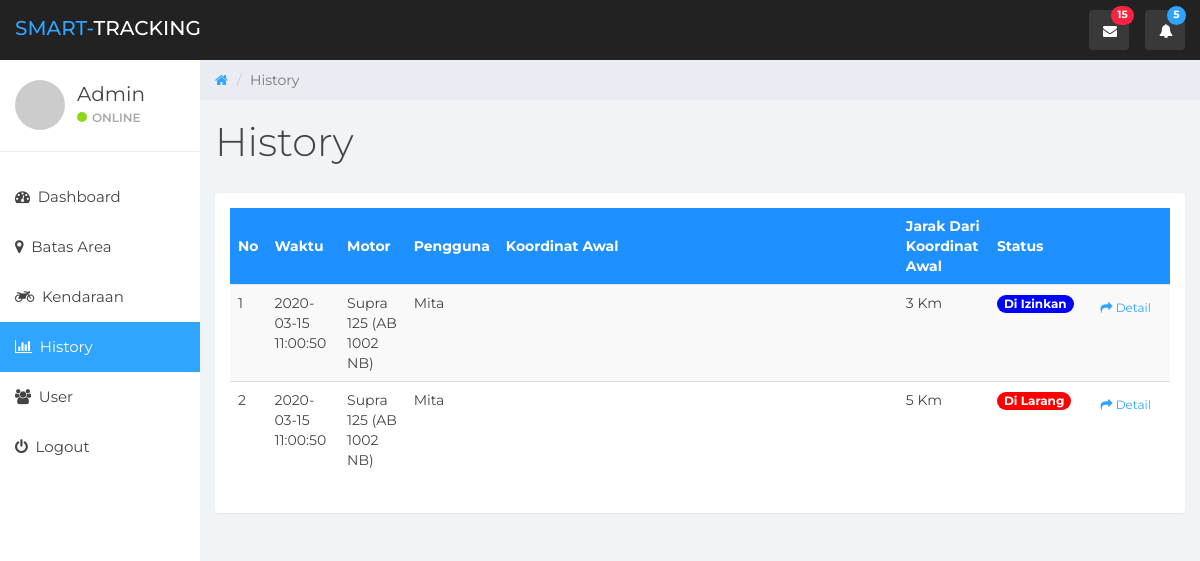
/history.php (signed in), run on an earlier commit of the app's database.
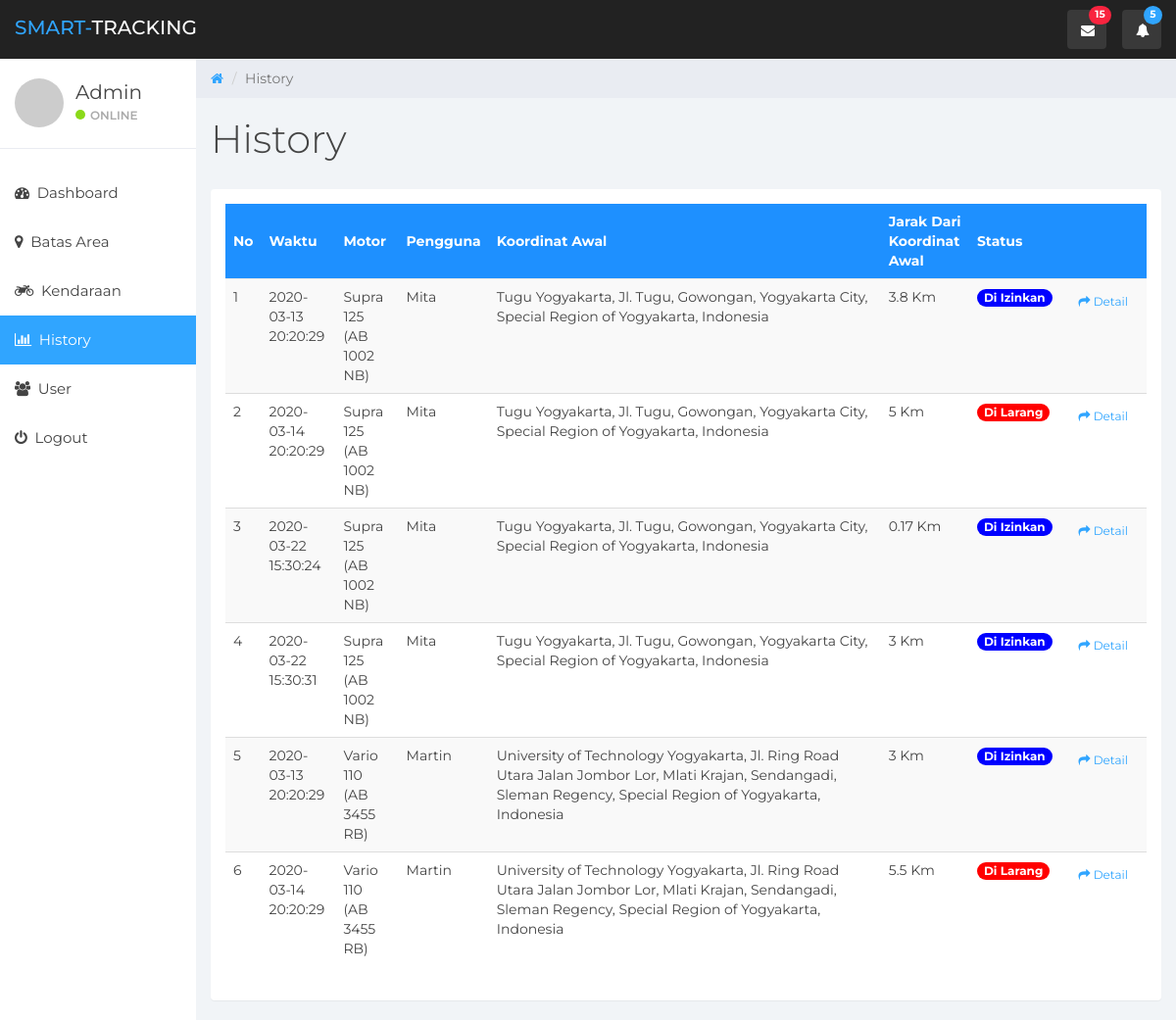
And on a later commit of the database.
### tables this page shows
CREATE TABLE `kendaraan` (
  `id` int(11) NOT NULL AUTO_INCREMENT,
  `merk` varchar(20) DEFAULT NULL,
  `plat_nomor` varchar(10) DEFAULT NULL,
  `pengguna` varchar(30) DEFAULT NULL,
  PRIMARY KEY (`id`)
);

CREATE TABLE `riwayat` (
  `id` int(11) NOT NULL AUTO_INCREMENT,
  `waktu` timestamp NULL DEFAULT current_timestamp(),
  `id_lokasi` int(11) DEFAULT NULL,
  `latitude_now` varchar(20) DEFAULT NULL,
  `longitude_now` varchar(20) DEFAULT NULL,
  `jarak_now` double DEFAULT NULL,
  `status` enum('Di Izinkan','Di Larang') DEFAULT NULL,
  PRIMARY KEY (`id`),
  KEY `id_lokasi` (`id_lokasi`),
  CONSTRAINT `riwayat_ibfk_1` FOREIGN KEY (`id_lokasi`) REFERENCES `lokasi` (`id`)
);

CREATE TABLE `lokasi` (
  `id` int(11) NOT NULL AUTO_INCREMENT,
  `id_kendaraan` int(11) NOT NULL,
  `nama_lokasi` varchar(200) DEFAULT NULL,
  `latitude` varchar(20) DEFAULT NULL,
  `longitude` varchar(20) DEFAULT NULL,
  `batas` double DEFAULT NULL,
  PRIMARY KEY (`id`),
  KEY `lokasi_ibfk_1` (`id_kendaraan`),
  CONSTRAINT `lokasi_ibfk_1` FOREIGN KEY (`id_kendaraan`) REFERENCES `kendaraan` (`id`) ON DELETE CASCADE ON UPDATE CASCADE
);

### config/dbconfig.php (called while the page is built, shortened)
<?php
class Dbconfig
{
	public function __construct()
	{
		$this->conn = new mysqli(DB_HOST, DB_USER, DB_PASS,DB_NAME);
	}
}

### config/dao.php (called while the page is built, shortened)
<?php
include_once 'dbconfig.php';
class Dao
{
	var $link;
	public function __construct()
	{
			$this->link = new Dbconfig();
		}
		public function viewHistory()
		{
			$query = "SELECT `riwayat`.*, merk,plat_nomor,pengguna,latitude, longitude, nama_lokasi, batas FROM `kendaraan`,`lokasi`,`riwayat` WHERE `lokasi`.id_kendaraan = `kendaraan`.id AND `lokasi`.id = `riwayat`.id_lokasi";
			return mysqli_query($this->link->conn, $query);
		}
	}
	?>

### history.php (the view, shortened to what this page needs)
<!DOCTYPE html>
<html>
<?php include_once 'template/head.php'; ?>
<body>
	<?php include_once 'template/nav.php'; ?>
	<?php include_once 'template/sidebar.php'; ?>
	<div class="col-sm-9 col-sm-offset-3 col-lg-10 col-lg-offset-2 main">
		<div class="row">
			<ol class="breadcrumb">
				<li><a href="index">
					<em class="fa fa-home"></em>
				</a></li>
				<li class="active">History</li>
			</ol>
		</div>
		<div class="row">
			<div class="col-lg-12">
				<h1 class="page-header">History</h1>
				<div class="panel">
					<div class="panel-body container-fluid">
						<table class="table table-striped">
							<thead style="background-color: #1E90FF; color:white;" class="text-center">
								<th><center>No</center></th>
								<th>Waktu</th>
								<th>Motor</th>
								<th>Pengguna</th>
								<th width="400px">Koordinat Awal</th>
								<th>Jarak Dari<br>Koordinat Awal</th>
								<th>Status</th>
								<th></th>
							</thead>
							<tbody>
								<?php
								include_once 'config/dao.php';
								$dao = new Dao();
								$result = $dao->viewHistory();
								$no = 1;
								foreach ($result as $value) { ?>
									<tr>
										<td><?php echo $no; $no++; ?></td>
										<td><?php echo $value['waktu'] ?></td>
										<td><?php echo $value['merk'].' ('.$value['plat_nomor'].')' ?></td>
										<td><?php echo $value['pengguna'] ?></td>
										<td><?php echo $value['nama_lokasi'] ?></td>
										<td><?php echo $value['jarak_now'].' Km' ?></td>
										<?php if ($value['status'] == 'Di Izinkan'): ?>
											<td><span class="badge" style="background-color: blue;"><?php echo $value['status'] ?></span></td>
										<?php endif ?>
										<?php if ($value['status'] == 'Di Larang'): ?>
											<td><span class="badge" style="background-color: red;color:white;"><?php echo $value['status'] ?></span></td>
										<?php endif ?>
										<td><center><a href="detail-history?id=<?=$value['id']?>"><button class="btn btn-link btn-sm"><em class="fa fa-mail-forward">&nbsp;</em>Detail</button></a></center></td>
									</tr>
								<?php } ?>
							</tbody>
						</table>
					</div>
				</div>
			</div>
		</div>
	</div>
</body>
</html>

### template/head.php (shortened to what this page needs)
<head>
	<link href="css/bootstrap.min.css" rel="stylesheet">
	<link href="css/font-awesome.min.css" rel="stylesheet">
	<link href="css/datepicker3.css" rel="stylesheet">
	<link href="css/styles.css" rel="stylesheet">
</head>

### template/nav.php (shortened to what this page needs)
<nav class="navbar navbar-custom navbar-fixed-top" role="navigation">
	<div class="container-fluid">
		<div class="navbar-header">
				<a class="navbar-brand" href="#"><span>Lumino</span>Admin</a>
				<ul class="nav navbar-top-links navbar-right">
					<li class="dropdown"><a class="dropdown-toggle count-info" data-toggle="dropdown" href="#">
						<em class="fa fa-envelope"></em><span class="label label-danger">15</span>
					</a>
				</li>
				<li class="dropdown"><a class="dropdown-toggle count-info" data-toggle="dropdown" href="#">
					<em class="fa fa-bell"></em><span class="label label-info">5</span>
				</a>
						</li>
					</ul>
				</div>
			</div>
		</nav>

### template/sidebar.php (shortened to what this page needs)
<nav class="navbar navbar-custom navbar-fixed-top" role="navigation">
		<div class="container-fluid">
			<div class="navbar-header">
				<a class="navbar-brand" href="#"><span>SMART-</span>TRACKING</a>
				<ul class="nav navbar-top-links navbar-right">
					<li class="dropdown"><a class="dropdown-toggle count-info" data-toggle="dropdown" href="#">
						<em class="fa fa-envelope"></em><span class="label label-danger">15</span>
					</a>
					</li>
					<li class="dropdown"><a class="dropdown-toggle count-info" data-toggle="dropdown" href="#">
						<em class="fa fa-bell"></em><span class="label label-info">5</span>
					</a>
					</li>
				</ul>
			</div>
		</div>
	</nav>
	<div id="sidebar-collapse" class="col-sm-3 col-lg-2 sidebar">
		<div class="profile-sidebar">
			<div class="profile-userpic">
				<img src="http://placehold.it/50/30a5ff/fff" class="img-responsive" alt="">
			</div>
			<div class="profile-usertitle">
				<div class="profile-usertitle-name">Admin</div>
				<div class="profile-usertitle-status"><span class="indicator label-success"></span>Online</div>
			</div>
		</div>
		<ul class="nav menu">
			<li id="menu-dashboard"><a href="index"><em class="fa fa-dashboard">&nbsp;</em> Dashboard</a></li>
			<li id="menu-maps"><a href="maps"><em class="fa fa-map-marker">&nbsp;</em> Batas Area</a></li>
			<li id="menu-alat"><a href="kendaraan"><em class="fa fa-motorcycle">&nbsp;</em> Kendaraan</a></li>
			<li id="menu-history"><a href="history"><em class="fa fa-bar-chart">&nbsp;</em> History</a></li>
			<li id="menu-user"><a href="user"><em class="fa fa-users">&nbsp;</em> User</a></li>
			<li><a href="logout"><em class="fa fa-power-off">&nbsp;</em> Logout</a></li>
		</ul>
	</div>

### css/styles.css (style rules this page uses)
body { background: #f1f4f7; padding-top: 60px; font-size: 14px; color: #444444; font-family: "Montserrat", "Helvetica Neue", Helvetica, Arial, sans-serif; }
a, a:hover, a:focus { color: #30a5ff; }
h1, h2, h3, h4, h5, h6 { color: #444444; }
h1 { font-weight: 300; font-size: 40px; }
.navbar-custom { background: #222; height: 60px; }
.navbar-header .navbar-brand { color: #fff; font-size: 20px; text-transform: uppercase; font-weight: 500; height: 60px; padding-top: 18px; }
.navbar-header .navbar-brand span { color: #30a5ff; }
.dropdown { background: rgba(255, 255, 255, 0.1); float: left; margin: 10px 8px; padding: 0px; border-radius: 4px; }
.dropdown a.dropdown-toggle { color: #fff; height: 40px; width: 40px; padding-top: 11px; padding-left: 9px; }
.dropdown .label { top: -4px; left: 22px; padding-top: 4px; padding-bottom: 4px; position: absolute; border-radius: 9999px; }
.navbar-top-links li:last-child { margin-right: 15px; }
.dropdown em { margin: 0 5px; }
.btn-link, .page-link, .text-primary { color: #30a5ff !important; }
.label-success { background-color: #8ad919; }
.label-info { background-color: #30a5ff; }
.label-danger { background-color: #f9243f; }
.panel { border: 0; }
.navbar { border: 0; }
.sidebar { display: block; padding: 0; display: none; box-shadow: none; background: #fff; }
.sidebar ul { margin: 20px 0px; }
@media (min-width: 768px) { .sidebar { display: block; position: fixed; top: 60px; bottom: 0; left: 0; z-index: 1000; display: block; margin: 0; padding: 0; overflow-x: hidden; overflow-y: auto; } }
@media (min-width: 768px) { .navbar-header { width: 100%; } }
.sidebar ul.nav .active a, .sidebar ul.nav li.parent a.active, .sidebar ul.nav .active > a:hover, .sidebar ul.nav li.parent a.active:hover, .sidebar ul.nav .active > a:focus, .sidebar ul.nav li.parent a.active:focus { color: #fff; background-color: #30a5ff; }
.sidebar ul.nav li a { height: 50px; font-size: 15px; line-height: 2em; color: #444444; }
.profile-sidebar { padding: 10px 0; border-bottom: 1px solid #e9ecf2; }
.indicator { width: 10px; height: 10px; display: inline-block; border-radius: 9999px; margin-right: 5px; }
.profile-userpic img { float: left; margin: 10px 0px 0px 15px; width: 50px; height: 50px; border-radius: 9999px !important; }
.profile-usertitle { float: left; text-align: left; margin: 10px 0 0 12px; }
.profile-usertitle-name { font-size: 20px; margin-bottom: 0px; }
.profile-usertitle-status { text-transform: uppercase; color: #AAA; font-size: 12px; font-weight: 600; margin-bottom: 15px; }
.breadcrumb { border-radius: 0; padding: 10px 15px 10px 15px; background: #e9ecf2; margin: 0; }
h1.page-header { margin-top: 20px; border-bottom: 0; }
.table { background: #fff; }
.table > thead > tr > th { border-bottom: 1px solid #e6e7e8; vertical-align: middle; height: 50px; }

What changed in the data, as far as the page shows it:
now on one of the page's lists (row unchanged): kendaraan: riwayat.waktu "2020-03-22 15:30:24", merk "Supra 125", plat_nomor "AB 1002 NB", pengguna "Mita", lokasi.nama_lokasi "Tugu Yogyakarta, Jl. Tugu, Gowongan, Yogyakarta City, Special Region of Yogyakarta, Indonesia", riwayat.jarak_now "0.17", riwayat.status "Di Izinkan", riwayat.waktu "2020-03-22 15:30:31", riwayat.jarak_now "3"
changed through a linked row, kendaraan "Supra 125": riwayat.waktu "2020-03-15 11:00:50" → "2020-03-13 20:20:29"; lokasi.nama_lokasi (not shown) → "Tugu Yogyakarta, Jl. Tugu, Gowongan, Yogyakarta City, Special Region of Yogyakarta, Indonesia"; riwayat.jarak_now "3" → "3.8"; riwayat.waktu "2020-03-15 11:00:50" → "2020-03-14 20:20:29"
now on this page (row unchanged): kendaraan: riwayat.waktu "2020-03-13 20:20:29", merk "Vario 110", plat_nomor "AB 3455 RB", pengguna "Martin", lokasi.nama_lokasi "University of Technology Yogyakarta, Jl. Ring Road Utara Jalan Jombor Lor, Mlati Krajan, Sendangadi, Sleman Regency, Special Region of Yogyakarta, Indonesia", riwayat.jarak_now "3", riwayat.status "Di Izinkan", riwayat.waktu "2020-03-14 20:20:29", riwayat.jarak_now "5.5", riwayat.status "Di Larang"
